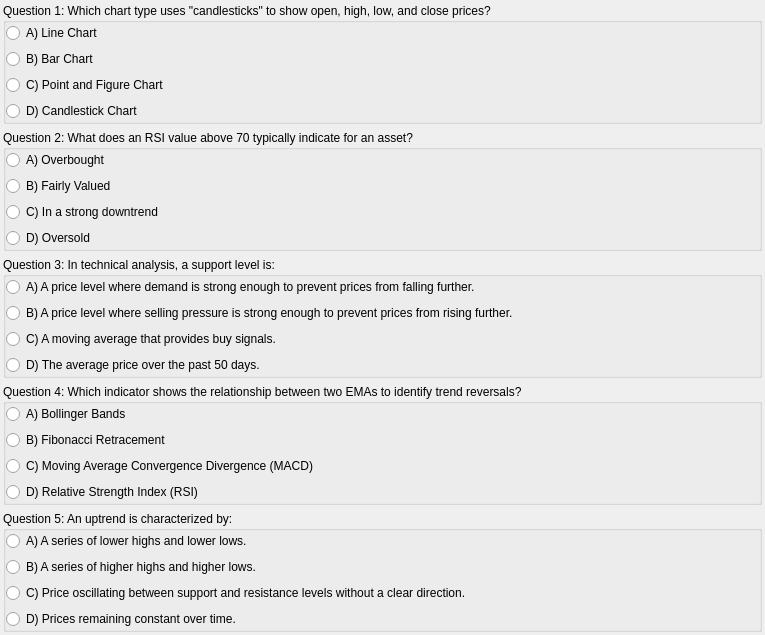
                 <widget class="QWidget" name="quiz4scrollWidget">
                  <property name="geometry">
                   <rect>
                    <x>0</x>
                    <y>0</y>
                    <width>765</width>
                    <height>610</height>
                   </rect>
                  </property>
                  <layout class="QVBoxLayout" name="verticalLayout_22">
                   <property name="leftMargin">
                    <number>3</number>
                   </property>
                   <property name="topMargin">
                    <number>3</number>
                   </property>
                   <property name="rightMargin">
                    <number>3</number>
                   </property>
                   <property name="bottomMargin">
                    <number>3</number>
                   </property>
                   <item>
                    <widget class="QGroupBox" name="M4Question1">
                     <property name="sizePolicy">
                      <sizepolicy hsizetype="Preferred" vsizetype="Preferred">
                       <horstretch>0</horstretch>
                       <verstretch>0</verstretch>
                      </sizepolicy>
                     </property>
                     <property name="title">
                      <string>Question 1: Which chart type uses &quot;candlesticks&quot; to show open, high, low, and close prices?</string>
                     </property>
                     <property name="checkable">
                      <bool>false</bool>
                     </property>
                     <layout class="QVBoxLayout" name="verticalLayout_23">
                      <property name="leftMargin">
                       <number>0</number>
                      </property>
                      <property name="topMargin">
                       <number>0</number>
                      </property>
                      <property name="rightMargin">
                       <number>0</number>
                      </property>
                      <property name="bottomMargin">
                       <number>0</number>
                      </property>
                      <item>
                       <widget class="QRadioButton" name="Q1A1_4">
                        <property name="text">
                         <string>A) Line Chart</string>
                        </property>
                       </widget>
                      </item>
                      <item>
                       <widget class="QRadioButton" name="Q1A2_4">
                        <property name="text">
                         <string>B) Bar Chart</string>
                        </property>
                       </widget>
                      </item>
                      <item>
                       <widget class="QRadioButton" name="Q1A3_4">
                        <property name="text">
                         <string>C) Point and Figure Chart</string>
                        </property>
                       </widget>
                      </item>
                      <item>
                       <widget class="QRadioButton" name="Q1A4_4C">
                        <property name="text">
                         <string>D) Candlestick Chart</string>
                        </property>
                       </widget>
                      </item>
                     </layout>
                    </widget>
                   </item>
                   <item>
                    <widget class="QGroupBox" name="M4Question2">
                     <property name="title">
                      <string>Question 2: What does an RSI value above 70 typically indicate for an asset?</string>
                     </property>
                     <layout class="QVBoxLayout" name="verticalLayout_24">
                      <property name="leftMargin">
                       <number>0</number>
                      </property>
                      <property name="topMargin">
                       <number>0</number>
                      </property>
                      <property name="rightMargin">
                       <number>0</number>
                      </property>
                      <property name="bottomMargin">
                       <number>0</number>
                      </property>
                      <item>
                       <widget class="QRadioButton" name="Q2A1_4C">
                        <property name="text">
                         <string>A) Overbought</string>
                        </property>
                       </widget>
                      </item>
                      <item>
                       <widget class="QRadioButton" name="Q2A2_4">
                        <property name="text">
                         <string>B) Fairly Valued</string>
                        </property>
                       </widget>
                      </item>
                      <item>
                       <widget class="QRadioButton" name="Q2A3_4">
                        <property name="text">
                         <string>C) In a strong downtrend</string>
                        </property>
                       </widget>
                      </item>
                      <item>
                       <widget class="QRadioButton" name="Q2A4_4">
                        <property name="text">
                         <string>D) Oversold</string>
                        </property>
                       </widget>
                      </item>
                     </layout>
                    </widget>
                   </item>
                   <item>
                    <widget class="QGroupBox" name="M4Question3">
                     <property name="title">
                      <string>Question 3: In technical analysis, a support level is:</string>
                     </property>
                     <layout class="QVBoxLayout" name="verticalLayout_25">
                      <property name="leftMargin">
                       <number>0</number>
                      </property>
                      <property name="topMargin">
                       <number>0</number>
                      </property>
                      <property name="rightMargin">
                       <number>0</number>
                      </property>
                      <property name="bottomMargin">
                       <number>0</number>
                      </property>
                      <item>
                       <widget class="QRadioButton" name="Q3A1_4C">
                        <property name="text">
                         <string>A) A price level where demand is strong enough to prevent prices from falling further.</string>
                        </property>
                       </widget>
                      </item>
                      <item>
                       <widget class="QRadioButton" name="Q3A2_4">
                        <property name="text">
                         <string>B) A price level where selling pressure is strong enough to prevent prices from rising further.</string>
                        </property>
                       </widget>
                      </item>
                      <item>
                       <widget class="QRadioButton" name="Q3A3_4">
                        <property name="text">
                         <string>C) A moving average that provides buy signals.</string>
                        </property>
                       </widget>
                      </item>
                      <item>
                       <widget class="QRadioButton" name="Q3A4_4">
                        <property name="text">
                         <string>D) The average price over the past 50 days.</string>
                        </property>
                       </widget>
                      </item>
                     </layout>
                    </widget>
                   </item>
                   <item>
                    <widget class="QGroupBox" name="M4Question4">
                     <property name="title">
                      <string>Question 4: Which indicator shows the relationship between two EMAs to identify trend reversals?</string>
                     </property>
                     <layout class="QVBoxLayout" name="verticalLayout_26">
                      <property name="leftMargin">
                       <number>0</number>
                      </property>
                      <property name="topMargin">
                       <number>0</number>
                      </property>
                      <property name="rightMargin">
                       <number>0</number>
                      </property>
                      <property name="bottomMargin">
                       <number>0</number>
                      </property>
                      <item>
                       <widget class="QRadioButton" name="Q4A1_4">
                        <property name="text">
                         <string>A) Bollinger Bands</string>
                        </property>
                       </widget>
                      </item>
                      <item>
                       <widget class="QRadioButton" name="Q4A2_4">
                        <property name="text">
                         <string>B) Fibonacci Retracement</string>
                        </property>
                       </widget>
                      </item>
                      <item>
                       <widget class="QRadioButton" name="Q4A3_4C">
                        <property name="text">
                         <string>C) Moving Average Convergence Divergence (MACD)</string>
                        </property>
                       </widget>
                      </item>
                      <item>
                       <widget class="QRadioButton" name="Q4A4_4">
                        <property name="text">
                         <string>D) Relative Strength Index (RSI)</string>
                        </property>
                       </widget>
                      </item>
                     </layout>
                    </widget>
                   </item>
                   <item>
                    <widget class="QGroupBox" name="M4Question5">
                     <property name="title">
                      <string>Question 5: An uptrend is characterized by:</string>
                     </property>
                     <layout class="QVBoxLayout" name="verticalLayout_27">
                      <property name="leftMargin">
                       <number>0</number>
                      </property>
                      <property name="topMargin">
                       <number>0</number>
                      </property>
                      <property name="rightMargin">
                       <number>0</number>
                      </property>
                      <property name="bottomMargin">
                       <number>0</number>
                      </property>
                      <item>
                       <widget class="QRadioButton" name="Q5A1_4">
                        <property name="text">
                         <string>A) A series of lower highs and lower lows.</string>
                        </property>
                       </widget>
                      </item>
                      <item>
                       <widget class="QRadioButton" name="Q5A4_4C">
                        <property name="text">
                         <string>B) A series of higher highs and higher lows.</string>
                        </property>
                       </widget>
                      </item>
                      <item>
                       <widget class="QRadioButton" name="Q5A3_4">
                        <property name="text">
                         <string>C) Price oscillating between support and resistance levels without a clear direction.</string>
                        </property>
                       </widget>
                      </item>
                      <item>
                       <widget class="QRadioButton" name="Q5A2_4">
                        <property name="text">
                         <string>D) Prices remaining constant over time.</string>
                        </property>
                       </widget>
                      </item>
                     </layout>
                    </widget>
                   </item>
                  </layout>
                 </widget>
